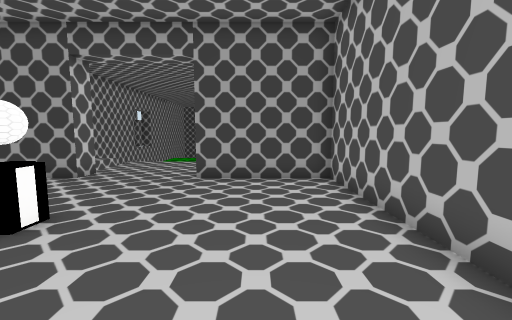
view 1 (above)

24 first-person views from a walk through a Unity game level. The camera is 1.5 m above the floor, tilts 6° down and sees 90° across. Doors are open. The floor is counted in squares, 1 m on a side. Each view is taken from the middle of a square. On the plan, view 1 faces up. The plan holds only what a view shows up to about 13 squares ahead; the rest is blank. The place goes on beyond the plan. The player character is not drawn. Some surface patterns are stand-ins.

view 2
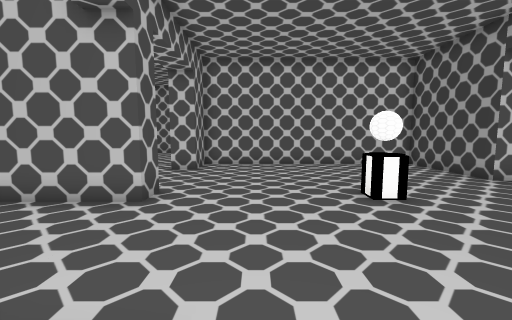

view 3
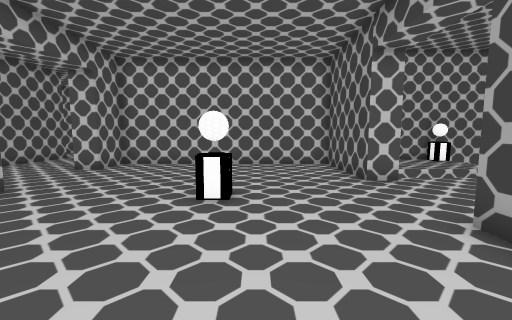

view 4
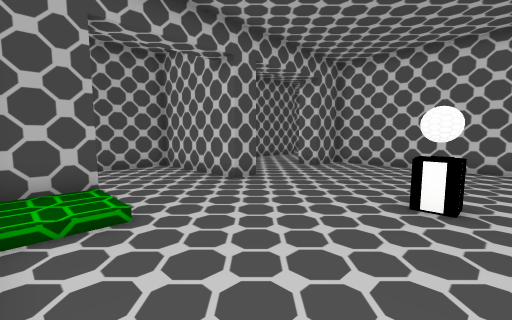

view 5
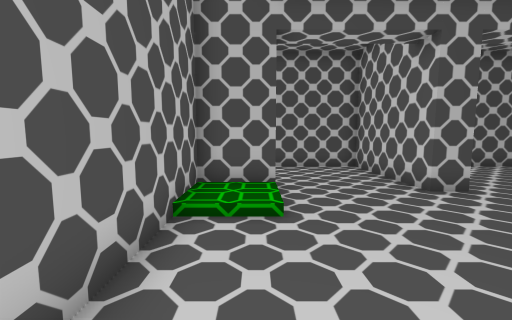

view 6
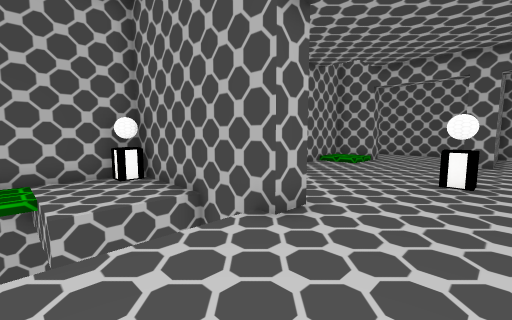

view 7
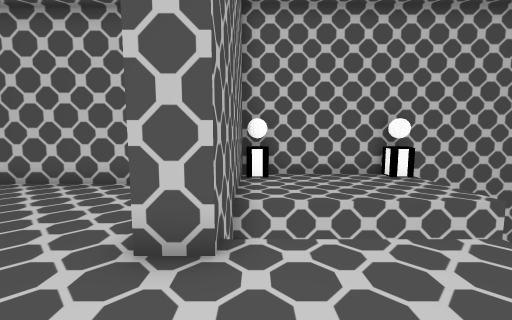

view 8
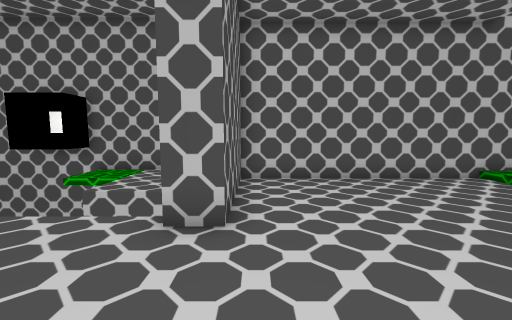

view 9
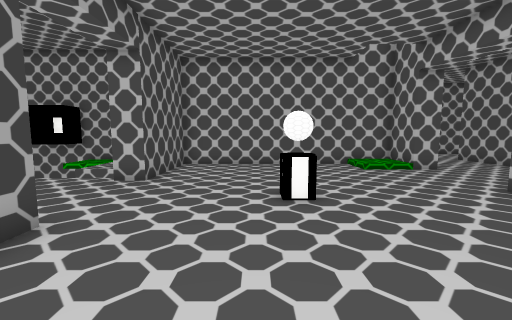

view 10
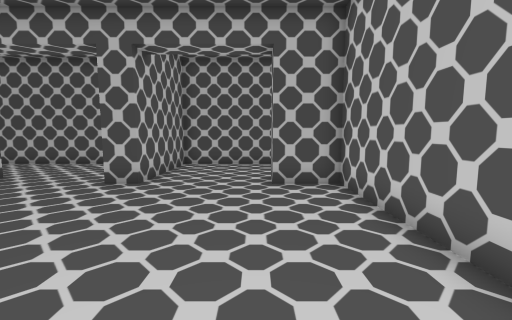

view 11
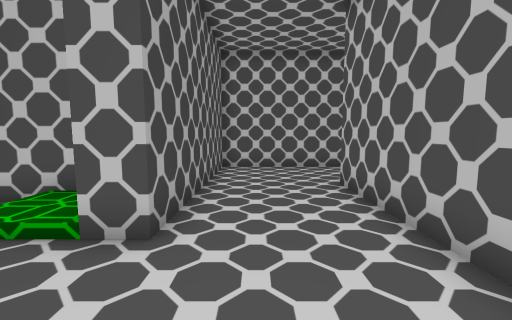

view 12
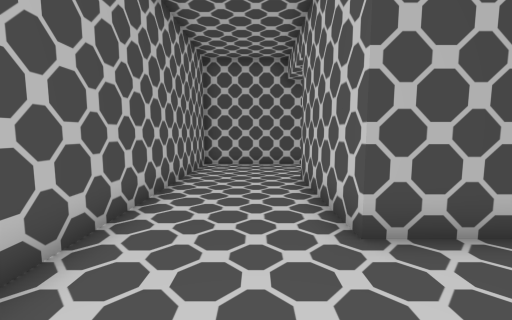

view 13
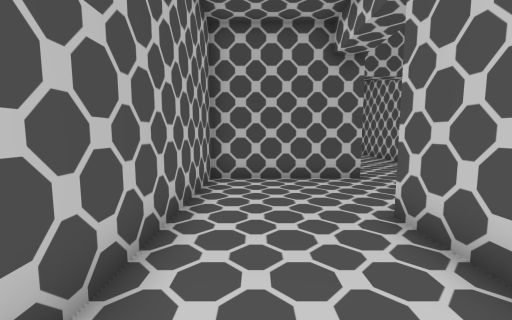

view 14
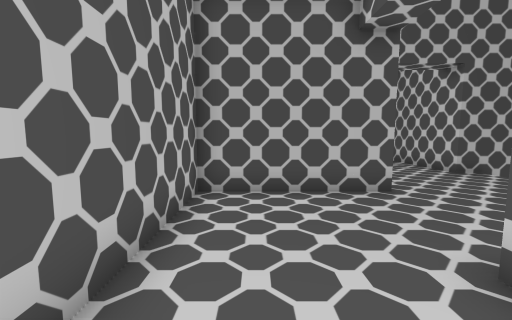

view 15
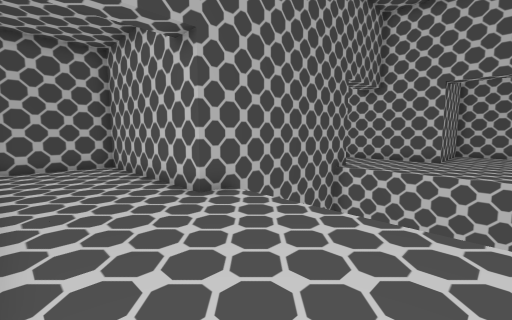

view 16
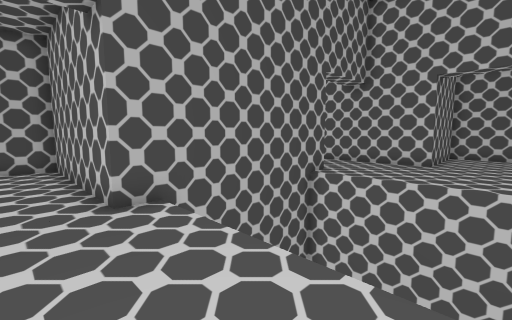

view 17
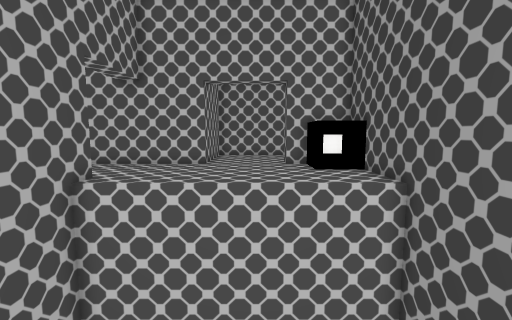

view 18
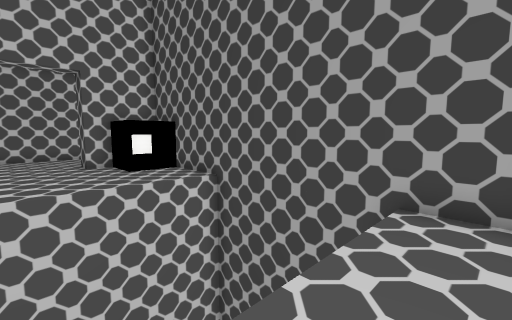

view 19
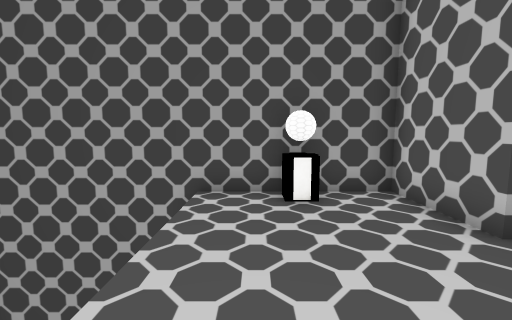

view 20
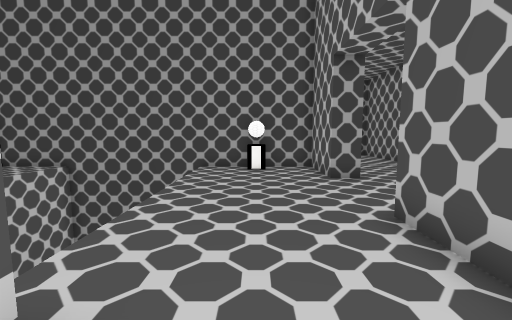

view 21
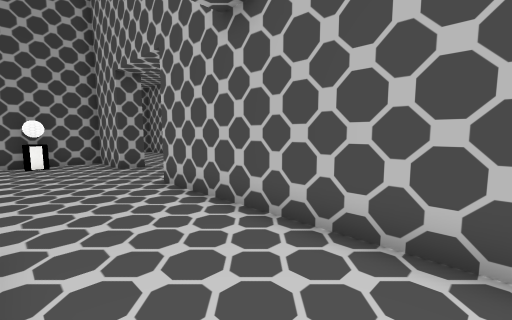

view 22
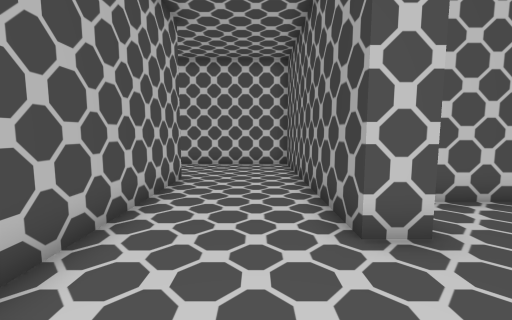

view 23
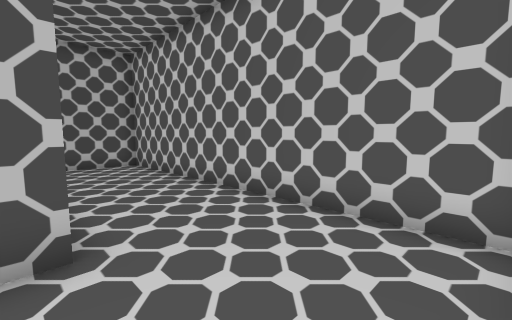

view 24
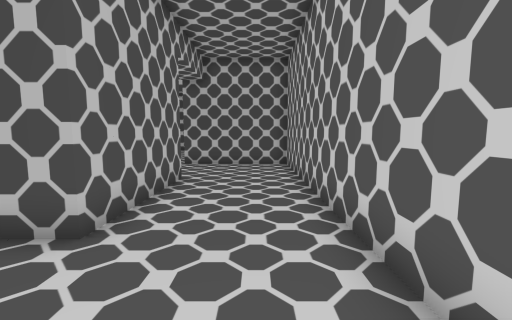

### Floor plan
Points are (right, up) in squares from view 1. A wall is a line through its corners. A room is listed if a view was taken in it or the views show most of it. See-through windows are left out.
Room 1 (views 1, 2, 3, 4, 5, 8, 9, 10)
walls: (-6, 8.5) (-10.5, 8.5) (-10.5, -1.5) (-8.5, -1.5); (-4.5, -1.5) (-3.5, -1.5); (0.5, -1.5) (2.5, -1.5) (2.5, 8.5) (-2, 8.5)
ways out: open door at (-4, 9) to room 2; open door at (-1.5, -2) to room 3; open door at (-6.5, -2) to room 6
objects: pedestal (-4, 4)
Room 2 (views 6, 7)
walls: (-2, 9.5) (4.5, 9.5) (4.5, 15.5); (-11.2, 9.5) (-6, 9.5); (-12.5, 15.5) (-12.5, 9.5)
ways out: open door at (-4, 9) to room 1
objects: pedestal (-12, 10); pedestal (-12, 15); pedestal (4, 10); other object (4, 15) to (5, 16)
Room 3 (views 11, 12, 13, 14)
walls: (3.5, -15.5) (8.5, -15.5) (8.5, -2.5) (0.5, -2.5); (-3.5, -1.5) (-3.5, -6.5) (4.5, -6.5) (4.5, -11.5)
ways out: open door at (-1.5, -2) to room 1; open door at (4, -13.5) to room 4
Room 4 (views 15, 16, 17, 18, 19)
walls: (-8.6, -18.5) (-0.5, -18.5); (-12.5, -15.5) (-12.5, -18.9); (-12.5, -10.4) (-12.5, -11.5); (3.5, -11.5) (3.5, -8.5) (-10.5, -8.5); (3.5, -18.9) (3.5, -15.5)
ways out: open door at (4, -13.5) to room 3; open door at (1.5, -19) to room 5; open door at (-13, -13.5) to room 6; open door at (-10.5, -19)
objects: other object (-12, -10) to (-11, -9); pedestal (1, -9)
Room 5 (views 20, 21)
walls: (3.5, -23.1) (3.5, -18.9); (-0.5, -18.5) (-0.5, -25.5) (3.1, -25.5)
ways out: open door at (1.5, -19) to room 4
Room 6 (views 22, 23, 24)
walls: (-13.5, -11.5) (-13.5, -6.5) (-4.5, -6.5) (-4.5, -1.5); (-8.5, -2.5) (-17.5, -2.5) (-17.5, -15.5) (-12.5, -15.5)
ways out: open door at (-6.5, -2) to room 1; open door at (-13, -13.5) to room 4

Positions as (right, up) in squares from view 1, and headings:
1: (0, 0), facing up
2: (2, 1), facing left
3: (2, 5), facing left
4: (2, 5), facing down-left
5: (1, 5), facing down
6: (-5, 13), facing down-right
7: (-3, 10), facing left
8: (-6, 8), facing right
9: (-10, 5), facing right
10: (-8, 6), facing down
11: (-3, -4), facing right
12: (6, -3), facing down
13: (7, -7), facing down
14: (7, -9), facing down
15: (3, -13), facing down-left
16: (1, -13), facing down-left
17: (0, -13), facing left
18: (0, -14), facing up-left
19: (0, -15), facing up
20: (1, -20), facing up
21: (0, -23), facing up-right
22: (-5, -4), facing left
23: (-13, -3), facing down-left
24: (-16, -3), facing down
